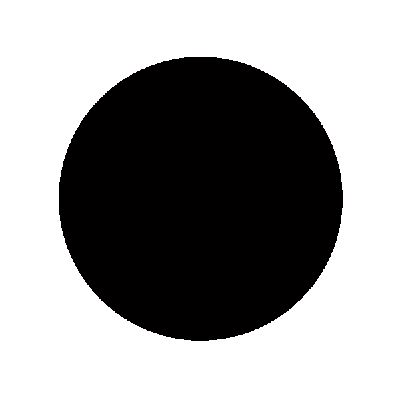
#> input picture assignment-2-cv-2022-sbe-404-team_10/images/circle.jpeg, 400 x 399 px
$ python -i contour_util.py   (imports and definitions only)
#> lines starting #> are read from the running program, lines starting #| are printed output that depends on the picture
from turtle import width
import numpy as np
import matplotlib.pyplot as plt
from math import log, ceil
import cv2
import cmath

def rgb2gray(rgb):
    '''
    For images in color spaces such as Y'UV which are used in standard color TV and video systems
    luma component (Y') is calculated directly from gamma-compressed primary intensities as a weighted sum
     In the Y'UV and Y'IQ models used by PAL and NTSC  Y' is calclated as:
                    Y'= 0.299 R'+ 0.587 G'+ 0.114 B'
    '''
    return np.dot(rgb[...,:3], [0.2989, 0.5870, 0.1140])


# [7 lines left out: function comparison_plot, not called in this run]


################################
############# FFT ###############
################################

def omega(p, q):
   ''' The omega term in DFT and IDFT formulas'''
   return cmath.exp((2.0 * cmath.pi * 1j * q) / p)

# [6 lines left out: function pad, not called in this run]

def fft(x):
   ''' FFT of 1-d signals
   usage : X = fft(x)
   where input x = list containing sequences of a discrete time signals
   and output X = dft of x '''

   n = len(x)
   if n == 1:
      return x
   Feven, Fodd = fft(x[0::2]), fft(x[1::2])
   combined = [0] * n
   for m in range(n//2):
     combined[m] = Feven[m] + omega(n, -m) * Fodd[m]
     combined[m + n//2] = Feven[m] - omega(n, -m) * Fodd[m]
   return combined

# [7 lines left out: function ifft, not called in this run]

def pad2(x):
   m, n = np.shape(x)
   M, N = 2 ** int(ceil(log(m, 2))), 2 ** int(ceil(log(n, 2)))
   F = np.zeros((M,N), dtype = x.dtype)
   F[0:m, 0:n] = x
   return F, m, n

def fft2(f):
   '''FFT of 2-d signals/images with padding
   usage X, m, n = fft2(x), where m and n are dimensions of original signal'''

   f, m, n = pad2(f)
   return np.transpose(fft(np.transpose(fft(f)))), m, n

# [8 lines left out: function ifft2, not called in this run]

def fftshift(F):
   ''' this shifts the centre of FFT of images/2-d signals'''
   # print(F.shape)
   M, N = F.shape
   R1, R2 = F[0: M//2, 0: N//2], F[M//2: M, 0: N//2]
   R3, R4 = F[0: M//2, N//2: N], F[M//2: M, N//2: N]
   sF = np.zeros(F.shape,dtype = F.dtype)
   sF[M//2: M, N//2: N], sF[0: M//2, 0: N//2] = R1, R4
   sF[M//2: M, 0: N//2], sF[0: M//2, N//2: N]= R3, R2
   # print("fft-shift", sF.shape)
   return sF


def gaussian(r2, std=1):
    """
    Sample one instance from gaussian distribution regarding
    given squared-distance:r2, standard-deviation:std and general-constant:k
   A sampled number obtained from gaussian
    """
    return np.exp(-r2/(2.*std**2)) / (2.*np.pi*std**2)

def make_gaussian(std=1, size=None):
    """
    Creates a gaussian kernel regarding given size and std.
    A gaussian kernel with size of (size*size)
    """
    if size is None:
        size = np.floor(6 * std)
        if size % 2 == 0:
            size = size - 1
        else:
            size= size - 2
    size = int(size) // 2
    x, y = np.mgrid[-size:size+1, -size:size+1]
    # x, y = np.mgrid[0:4, 0:4]
    # x = 0 1 2 3 4   y =  0 0 0 0 0  sampling space = 4 . . . . .
    #     0 1 2 3 4        1 1 1 1 1                   3 . . . . .
    #     0 1 2 3 4        2 2 2 2 2                   2 . . . . .
    #     0 1 2 3 4        3 3 3 3 3                   1 . . . . .
    #     0 1 2 3 4        4 4 4 4 4                   0 . . . . .
    #                                                    0 1 2 3 4
    distance = x**2+ y**2
    kernel = gaussian(r2=distance, std=std)
    return kernel / kernel.sum()

def freq_filters(image, lpf, hpf):
   imgX = image.shape[0]//2
#> imgX = 199
   imgY = image.shape[1]//2
#> imgY = 200
   lpfX = lpf.shape[0]//2
#> lpfX = 59
   lpfY = lpf.shape[1]//2
#> lpfY = 59
   hpfX = hpf.shape[0]//2
#> hpfX = 59
   hpfY = hpf.shape[1]//2
#> hpfY = 59
   padX_lpf = imgX-lpfX
#> padX_lpf = 140
   padY_lpf = imgY-lpfY
#> padY_lpf = 141
   padX_hpf = imgX-hpfX
#> padX_hpf = 140
   padY_hpf = imgY-hpfY
#> padY_hpf = 141

   # plt.figure(figsize=(15, 20))

   # 2d padding   : np.pad(2dArray, (xPadLeft, xPadRight), (yPadUp, yPadDown), padding_values)

   lpf = np.pad(lpf, [ ( padX_lpf , padX_lpf ), ( padY_lpf , padY_lpf )], mode='constant', constant_values=0)
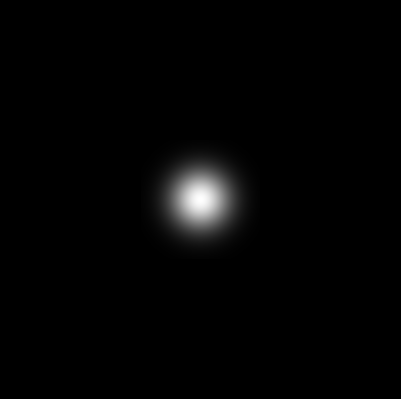
#> lpf: shape (399, 401) float64; min 0, max 0.0004, mean 6.25e-06; drawn with min black and max white
   hpf = np.pad(hpf, [ ( padX_hpf , padX_hpf ), ( padY_hpf , padY_hpf )], mode='constant', constant_values=lpf.max())
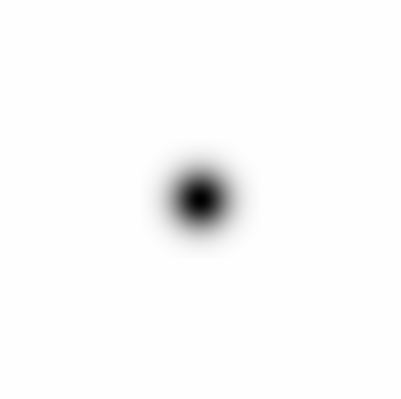
#> hpf: shape (399, 401) float64; min 0, max 0.0004, mean 0.000394; drawn with min black and max white

   width  = image.shape[0]
#> width = 399
   height = image.shape[1]
#> height = 400
   dim = (height, width)
#> dim = (400, 399)

   # resize image
   resized_lpf = cv2.resize(lpf, dim, interpolation = cv2.INTER_AREA)
   resized_hpf = cv2.resize(hpf, dim, interpolation = cv2.INTER_AREA)
   return resized_lpf, resized_hpf


# [86 lines left out: functions gradient_detector_azoz, image_gradient, convolve2D, not called in this run]


def gaussian_fft_filter(image, cutoff):

   if image.ndim == 3:
      img_gray = rgb2gray(image)
   else:
      img_gray = image

   # resized_img = cv2.resize(img_gray, (256,256))

   cutoff_lpf = cutoff  # >> 6*50 -1 = 299  >> resized to target img
   lpf = make_gaussian(cutoff_lpf)
   hpf = lpf.max() - lpf
   resized_lpf, resized_hpf= freq_filters(img_gray, lpf, hpf)

   # print(img_gray.shape)
   img_fft ,m1,n1 = fft2(img_gray)
#> in pad2, `F[0:m, 0:n] = x`:
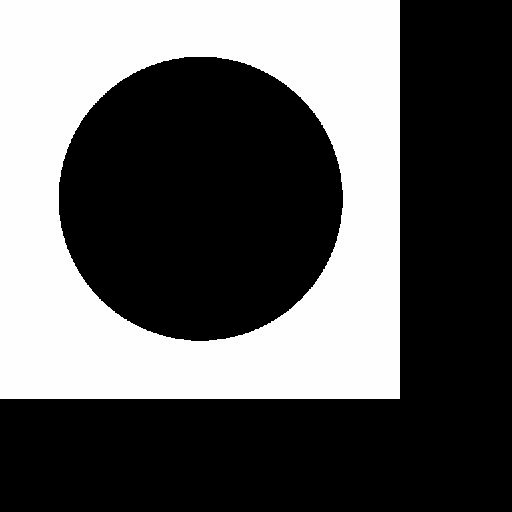
#> F: shape (512, 512) float64; min 0, max 255, mean 93.7
#> in fft2, `f, m, n = pad2(f)`: m = 399; n = 400
#> in fft, `n = len(x)`: n = 512
#> in fft, `combined = [0] * n`: combined = 512 values from 0 to 0
#> after the loop in fft, `for m in range(n//2):`: combined = 512 items
#> m1 = 399; n1 = 400
   img_fftshift = fftshift(img_fft)

   # [13 lines of commented-out code are left out]

#> (the run stopped early here; a loop or call above may not have finished)

$ run again, on assignment-2-cv-2022-sbe-404-team_10/images/star.jpeg
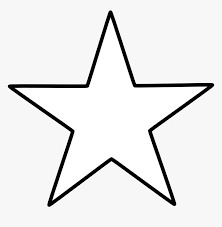
#> input picture assignment-2-cv-2022-sbe-404-team_10/images/star.jpeg, 222 x 227 px
#> picture is the input picture: shape (227, 222, 3); min 0, max 255, mean 235.5
#> in freq_filters, `lpf = np.pad(lpf, [ ( padX_lpf , padX_lpf ), ( padY_lpf , padY_lpf )],..`:
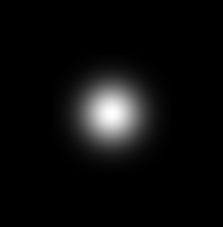
#> lpf: shape (227, 223) float64; min 0, max 0.0004, mean 1.98e-05; drawn with min black and max white
#> in pad2, `F[0:m, 0:n] = x`:
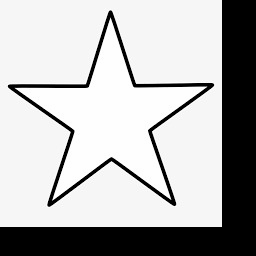
#> F: shape (256, 256) float64; min 0, max 255, mean 181.1
#> in fft2, `f, m, n = pad2(f)`: m = 227; n = 222
#> in fft, `n = len(x)`: n = 256
#> in fft, `combined = [0] * n`: combined = 256 values from 0 to 0
#> after the loop in fft, `for m in range(n//2):`: combined = 256 items
#> m1 = 227; n1 = 222

$ run again, on assignment-2-cv-2022-sbe-404-team_10/images/tooth.jpeg
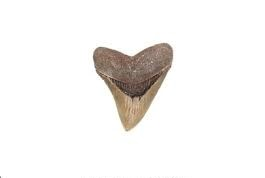
#> input picture assignment-2-cv-2022-sbe-404-team_10/images/tooth.jpeg, 265 x 178 px
#> in freq_filters, `lpf = np.pad(lpf, [ ( padX_lpf , padX_lpf ), ( padY_lpf , padY_lpf )],..`:
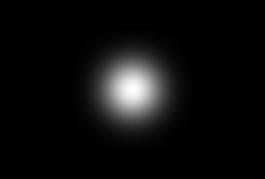
#> lpf: shape (179, 265) float64; min 0, max 0.0004, mean 2.11e-05; drawn with min black and max white
#> in pad2, `F[0:m, 0:n] = x`:
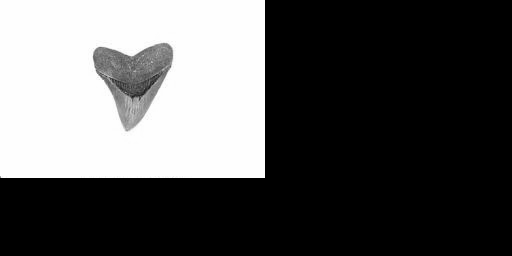
#> F: shape (256, 512) float64; min 0, max 255, mean 87.7
#> in fft2, `f, m, n = pad2(f)`: m = 178; n = 265
#> in fft, `n = len(x)`: n = 256
#> in fft, `combined = [0] * n`: combined = 256 values from 0 to 0
#> after the loop in fft, `for m in range(n//2):`: combined = 256 items
#> m1 = 178; n1 = 265
